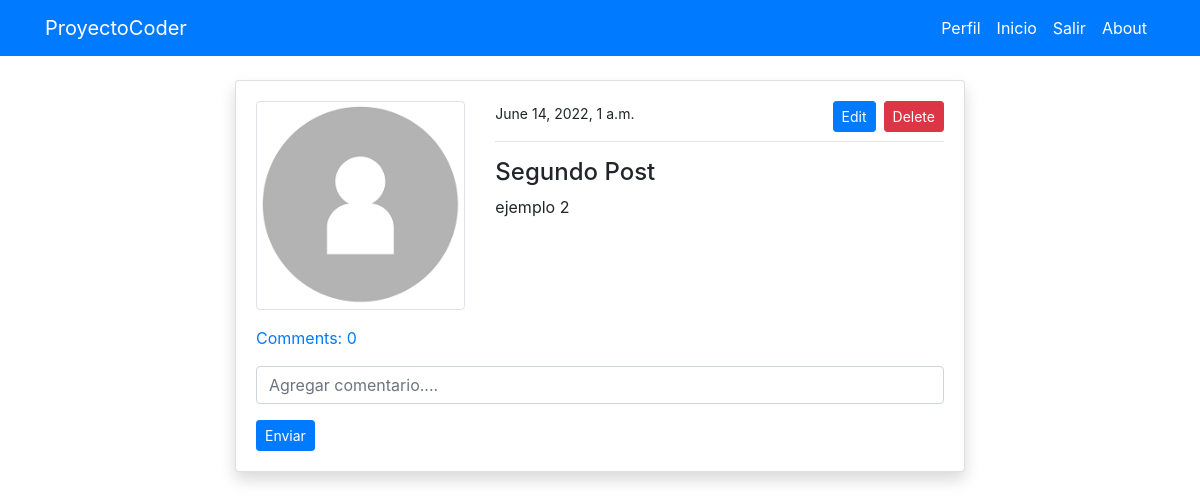
The app's page /post_detail/2/ (signed in), older data.
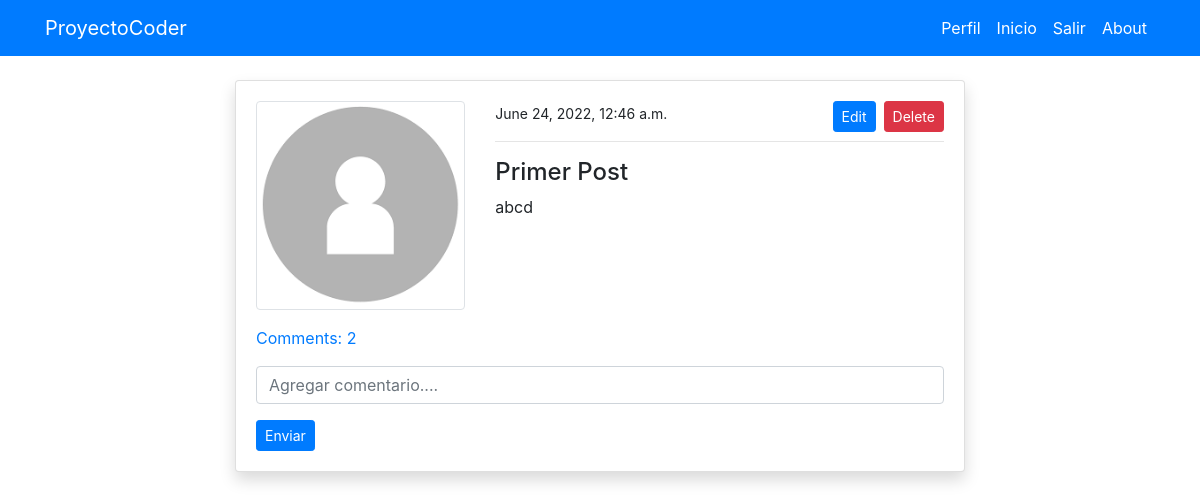
The same page, newer data.
### blogapp/models.py (models this page shows, shortened)
class Postmodel(models.Model):
    titulo = models.CharField(max_length=100)
    contenido = models.TextField()
    author= models.ForeignKey(User, on_delete=models.CASCADE)
    date_created = models.DateTimeField(auto_now_add=True)
    class Meta:
        ordering = ('-date_created',)
    def commentcount(self):
        return self.comment_set.all().count()
    def comments(self):
        return self.comment_set.all()

### users/models.py (models this page shows, shortened)
class Profilemodel(models.Model):
    user = models.OneToOneField(User, on_delete=models.CASCADE)
    image = models.ImageField(default='default.png', upload_to='profile', validators=[
                              FileExtensionValidator(['png', 'jpg'])])

### blogapp/views.py (the view)
# urls.py: path('post_detail/<int:pk>/', views.post_detail, name='blog-post-detail'),
@login_required
def post_detail(request, pk):
    post = Postmodel.objects.get(id=pk)
    if request.method == 'POST':
        c_form = commentform(request.POST)
        if c_form.is_valid():
            instance = c_form.save(commit=False)
            instance.user= request.user
            instance.post = post
            instance.save()
            return redirect('blog-post-detail', pk=post.id)
    else:
        c_form = commentform()
    context = {
        'post':post,
        'c_form': c_form,
    }
    return render(request,'blog/post_detail.html',context)

### blogapp/forms.py
class commentform(forms.ModelForm):
    content= forms.CharField(
        label='', widget=forms.TextInput(attrs={'placeholder': 'Agregar comentario....'}))
    class Meta:
        model = comment
        fields = ('content',)

### templates/Blog/post_detail.html (shortened to what this page needs)
{% extends 'partials/base.html' %}
{% load crispy_forms_tags %}
{% block content %}
<div class="container">
    <div class="row mt-5 pt-3">
        <div class="col-md-8 offset-md-2">
            <div class="card my-3 shadow">
                <div class="card-body">
                    <div class="row">
                        <div class="col-md-4">
                            <img class="img-thumbnail" src="{{ post.author.profilemodel.image.url }}" alt="profile-img">
                        </div>
                        <div class="col-md-8">
                            <small>{{ post.date_created }}</small>
                            {% if post.author == request.user %}
                            <span><a class="btn btn-danger float-right btn-sm"
                                    href="{% url 'blog-post-delete' post.id %}">Delete</a></span>
                            <span><a class="btn btn-primary mx-2 float-right btn-sm"
                                    href="{% url 'blog-post-edit' post.id %}">Edit</a></span>
                            {% endif %}
                            <hr>
                            <h4>{{ post.titulo }}</h4>
                            <p>
                                {{ post.contenido }}
                            </p>
                        </div>
                    </div>
                    <p class="mt-3">
                        <a class="" data-toggle="collapse" href="#collapseExample" role="button" aria-expanded="false"
                            aria-controls="collapseExample">
                            Comments: {{ post.commentcount }}
                        </a>
                    </p>
                        <form method="POST">
                            {{ c_form|crispy }}
                            <input class="btn btn-primary btn-sm" type="submit" value="Enviar">
                        </form>
                </div>
            </div>
        </div>
    </div>
</div>
{% endblock %}

Row changes from the older to the newer data that the page shows:
changed Postmodel: date_created "June 14, 2022, 1 a.m." → "June 24, 2022, 12:46 a.m."; titulo "Segundo Post" → "Primer Post"; contenido "ejemplo 2" → "abcd"; commentcount "0" → "2"
